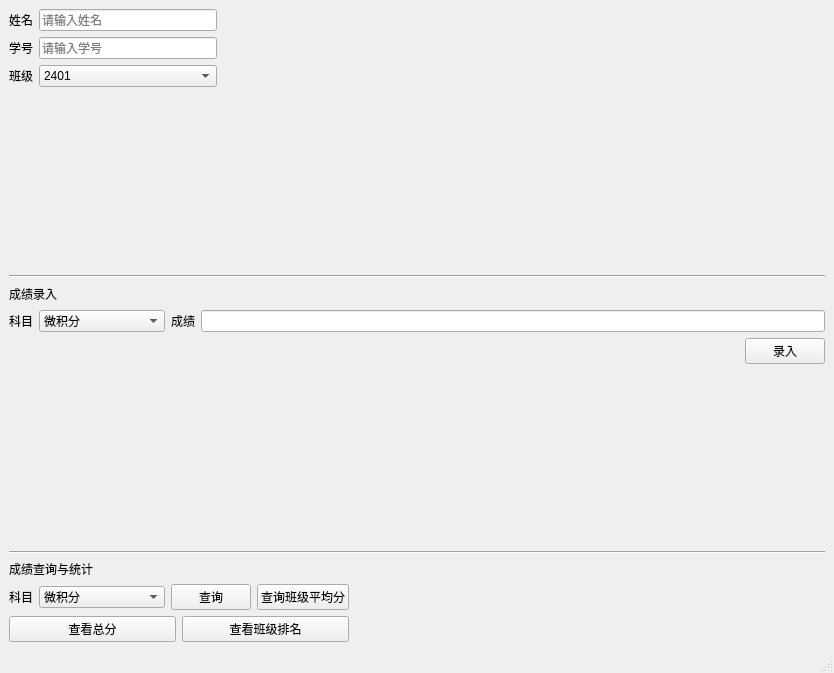
<?xml version="1.0" encoding="UTF-8"?>
<ui version="4.0">
 <class>MainWindow</class>
 <widget class="QMainWindow" name="MainWindow">
  <property name="geometry">
   <rect>
    <x>0</x>
    <y>0</y>
    <width>834</width>
    <height>673</height>
   </rect>
  </property>
  <property name="windowTitle">
   <string>成绩管理系统</string>
  </property>
  <widget class="QWidget" name="centralwidget">
   <layout class="QVBoxLayout" name="verticalLayout_6">
    <item>
     <layout class="QHBoxLayout" name="horizontalLayout_4">
      <item>
       <layout class="QGridLayout" name="gridLayout">
        <item row="0" column="0">
         <widget class="QLabel" name="label">
          <property name="text">
           <string>姓名</string>
          </property>
          <property name="alignment">
           <set>Qt::AlignmentFlag::AlignCenter</set>
          </property>
         </widget>
        </item>
        <item row="0" column="1">
         <widget class="QLineEdit" name="name">
          <property name="placeholderText">
           <string>请输入姓名</string>
          </property>
         </widget>
        </item>
        <item row="1" column="0">
         <widget class="QLabel" name="label_2">
          <property name="text">
           <string>学号</string>
          </property>
          <property name="alignment">
           <set>Qt::AlignmentFlag::AlignCenter</set>
          </property>
         </widget>
        </item>
        <item row="1" column="1">
         <widget class="QLineEdit" name="student_id">
          <property name="placeholderText">
           <string>请输入学号</string>
          </property>
         </widget>
        </item>
        <item row="2" column="0">
         <widget class="QLabel" name="label_3">
          <property name="text">
           <string>班级</string>
          </property>
          <property name="alignment">
           <set>Qt::AlignmentFlag::AlignCenter</set>
          </property>
         </widget>
        </item>
        <item row="2" column="1">
         <widget class="QComboBox" name="className">
          <property name="mouseTracking">
           <bool>false</bool>
          </property>
          <item>
           <property name="text">
            <string>2401</string>
           </property>
          </item>
          <item>
           <property name="text">
            <string>2402</string>
           </property>
          </item>
          <item>
           <property name="text">
            <string>2403</string>
           </property>
          </item>
          <item>
           <property name="text">
            <string>2404</string>
           </property>
          </item>
          <item>
           <property name="text">
            <string>2405</string>
           </property>
          </item>
          <item>
           <property name="text">
            <string>2406</string>
           </property>
          </item>
         </widget>
        </item>
       </layout>
      </item>
      <item>
       <spacer name="horizontalSpacer_2">
        <property name="orientation">
         <enum>Qt::Orientation::Horizontal</enum>
        </property>
        <property name="sizeHint" stdset="0">
         <size>
          <width>608</width>
          <height>20</height>
         </size>
        </property>
       </spacer>
      </item>
     </layout>
    </item>
    <item>
     <layout class="QVBoxLayout" name="verticalLayout">
      <item>
       <spacer name="verticalSpacer">
        <property name="orientation">
         <enum>Qt::Orientation::Vertical</enum>
        </property>
        <property name="sizeHint" stdset="0">
         <size>
          <width>20</width>
          <height>17</height>
         </size>
        </property>
       </spacer>
      </item>
      <item>
       <widget class="Line" name="line">
        <property name="minimumSize">
         <size>
          <width>0</width>
          <height>0</height>
         </size>
        </property>
        <property name="orientation">
         <enum>Qt::Orientation::Horizontal</enum>
        </property>
       </widget>
      </item>
     </layout>
    </item>
    <item>
     <layout class="QVBoxLayout" name="verticalLayout_3">
      <item>
       <layout class="QVBoxLayout" name="verticalLayout_2">
        <item>
         <layout class="QHBoxLayout" name="horizontalLayout_3">
          <item>
           <widget class="QLabel" name="label_4">
            <property name="text">
             <string>成绩录入</string>
            </property>
           </widget>
          </item>
          <item>
           <spacer name="horizontalSpacer_3">
            <property name="orientation">
             <enum>Qt::Orientation::Horizontal</enum>
            </property>
            <property name="sizeHint" stdset="0">
             <size>
              <width>40</width>
              <height>20</height>
             </size>
            </property>
           </spacer>
          </item>
         </layout>
        </item>
        <item>
         <layout class="QHBoxLayout" name="horizontalLayout_2">
          <item>
           <widget class="QLabel" name="label_5">
            <property name="text">
             <string>科目</string>
            </property>
            <property name="alignment">
             <set>Qt::AlignmentFlag::AlignCenter</set>
            </property>
           </widget>
          </item>
          <item>
           <widget class="QComboBox" name="input_choice">
            <item>
             <property name="text">
              <string>微积分</string>
             </property>
            </item>
            <item>
             <property name="text">
              <string>线性代数</string>
             </property>
            </item>
            <item>
             <property name="text">
              <string>离散数学</string>
             </property>
            </item>
            <item>
             <property name="text">
              <string>概率论与数理统计</string>
             </property>
            </item>
            <item>
             <property name="text">
              <string>模式识别</string>
             </property>
            </item>
            <item>
             <property name="text">
              <string>自动控制原理</string>
             </property>
            </item>
           </widget>
          </item>
          <item>
           <widget class="QLabel" name="label_6">
            <property name="text">
             <string>成绩</string>
            </property>
           </widget>
          </item>
          <item>
           <widget class="QLineEdit" name="score"/>
          </item>
         </layout>
        </item>
       </layout>
      </item>
      <item>
       <layout class="QHBoxLayout" name="horizontalLayout">
        <item>
         <spacer name="horizontalSpacer">
          <property name="orientation">
           <enum>Qt::Orientation::Horizontal</enum>
          </property>
          <property name="sizeHint" stdset="0">
           <size>
            <width>678</width>
            <height>20</height>
           </size>
          </property>
         </spacer>
        </item>
        <item>
         <widget class="QPushButton" name="pushButton">
          <property name="text">
           <string>录入</string>
          </property>
         </widget>
        </item>
       </layout>
      </item>
     </layout>
    </item>
    <item>
     <layout class="QVBoxLayout" name="verticalLayout_4">
      <item>
       <spacer name="verticalSpacer_2">
        <property name="orientation">
         <enum>Qt::Orientation::Vertical</enum>
        </property>
        <property name="sizeHint" stdset="0">
         <size>
          <width>20</width>
          <height>13</height>
         </size>
        </property>
       </spacer>
      </item>
      <item>
       <widget class="Line" name="line_2">
        <property name="minimumSize">
         <size>
          <width>0</width>
          <height>0</height>
         </size>
        </property>
        <property name="orientation">
         <enum>Qt::Orientation::Horizontal</enum>
        </property>
       </widget>
      </item>
     </layout>
    </item>
    <item>
     <layout class="QHBoxLayout" name="horizontalLayout_7">
      <item>
       <layout class="QVBoxLayout" name="verticalLayout_5">
        <item>
         <widget class="QLabel" name="label_7">
          <property name="text">
           <string>成绩查询与统计</string>
          </property>
         </widget>
        </item>
        <item>
         <layout class="QHBoxLayout" name="horizontalLayout_5">
          <item>
           <widget class="QLabel" name="label_8">
            <property name="text">
             <string>科目</string>
            </property>
           </widget>
          </item>
          <item>
           <widget class="QComboBox" name="query_choice">
            <item>
             <property name="text">
              <string>微积分</string>
             </property>
            </item>
            <item>
             <property name="text">
              <string>线性代数</string>
             </property>
            </item>
            <item>
             <property name="text">
              <string>离散数学</string>
             </property>
            </item>
            <item>
             <property name="text">
              <string>概率论与数理统计</string>
             </property>
            </item>
            <item>
             <property name="text">
              <string>模式识别</string>
             </property>
            </item>
            <item>
             <property name="text">
              <string>自动控制原理</string>
             </property>
            </item>
           </widget>
          </item>
          <item>
           <widget class="QPushButton" name="query_button">
            <property name="text">
             <string>查询</string>
            </property>
           </widget>
          </item>
          <item>
           <widget class="QPushButton" name="average_score_query_button">
            <property name="text">
             <string>查询班级平均分</string>
            </property>
           </widget>
          </item>
         </layout>
        </item>
        <item>
         <layout class="QHBoxLayout" name="horizontalLayout_6">
          <item>
           <widget class="QPushButton" name="total_score_query_button">
            <property name="text">
             <string>查看总分</string>
            </property>
           </widget>
          </item>
          <item>
           <widget class="QPushButton" name="rank_query_button">
            <property name="text">
             <string>查看班级排名</string>
            </property>
           </widget>
          </item>
         </layout>
        </item>
       </layout>
      </item>
      <item>
       <spacer name="horizontalSpacer_4">
        <property name="orientation">
         <enum>Qt::Orientation::Horizontal</enum>
        </property>
        <property name="sizeHint" stdset="0">
         <size>
          <width>428</width>
          <height>20</height>
         </size>
        </property>
       </spacer>
      </item>
     </layout>
    </item>
   </layout>
  </widget>
  <widget class="QMenuBar" name="menubar">
   <property name="geometry">
    <rect>
     <x>0</x>
     <y>0</y>
     <width>834</width>
     <height>37</height>
    </rect>
   </property>
  </widget>
  <widget class="QStatusBar" name="statusbar"/>
 </widget>
 <resources/>
 <connections/>
</ui>
